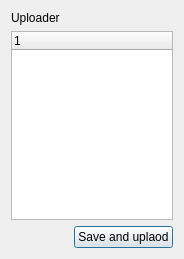
<?xml version="1.0" encoding="UTF-8"?>
<ui version="4.0">
 <class>Dialog</class>
 <widget class="QDialog" name="Dialog">
  <property name="geometry">
   <rect>
    <x>0</x>
    <y>0</y>
    <width>184</width>
    <height>259</height>
   </rect>
  </property>
  <property name="windowTitle">
   <string>Dialog</string>
  </property>
  <layout class="QVBoxLayout" name="verticalLayout">
   <item>
    <layout class="QHBoxLayout" name="horizontalLayout">
     <item>
      <widget class="QLabel" name="label">
       <property name="text">
        <string>Uploader</string>
       </property>
      </widget>
     </item>
    </layout>
   </item>
   <item>
    <widget class="QTreeWidget" name="inspection_tree"/>
   </item>
   <item>
    <layout class="QHBoxLayout" name="horizontalLayout_2">
     <item>
      <spacer name="horizontalSpacer">
       <property name="orientation">
        <enum>Qt::Horizontal</enum>
       </property>
       <property name="sizeHint" stdset="0">
        <size>
         <width>40</width>
         <height>20</height>
        </size>
       </property>
      </spacer>
     </item>
     <item>
      <widget class="QPushButton" name="upload_btn">
       <property name="text">
        <string>Save and uplaod</string>
       </property>
      </widget>
     </item>
    </layout>
   </item>
  </layout>
  <zorder>inspection_tree</zorder>
  <zorder>horizontalLayoutWidget</zorder>
  <zorder>label</zorder>
  <zorder>horizontalLayoutWidget_2</zorder>
 </widget>
 <resources/>
 <connections/>
</ui>
